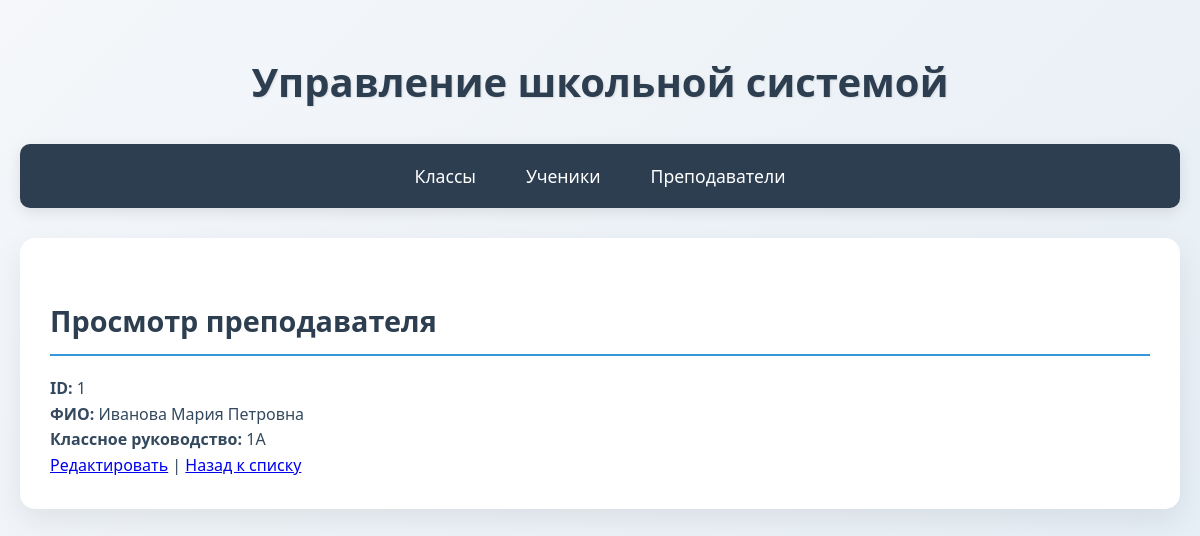
Page /?entity=teacher&action=show&id=1 on the committed database.
### tables this page shows
CREATE TABLE `teacher` (
  `teacher_id` int(11) NOT NULL,
  `class_id` int(11) DEFAULT NULL,
  `full_name` varchar(120) DEFAULT NULL
);

CREATE TABLE `class` (
  `class_id` int(11) NOT NULL,
  `grade` int(11) DEFAULT NULL,
  `letter` varchar(3) DEFAULT NULL
);

### model.php (called while the page is built, shortened)
<?php
$host = 'localhost';
$user = 'root';
$password = '';
$database = 'school';
$port = 3306;
function getDBConnection()
{
    global $host, $user, $password, $database, $port;
    $conn = new mysqli($host, $user, $password, $database, $port);
    $conn->set_charset("utf8mb4");
    return $conn;
}
function db_getById($table, $id)
{
    $conn = getDBConnection();
    $id_field = $table . '_id';
    $stmt = $conn->prepare("SELECT * FROM $table WHERE $id_field = ?");
    $stmt->bind_param("i", $id);
    $stmt->execute();
    $result = $stmt->get_result();
    $item = $result ? $result->fetch_assoc() : null;
    return $item;
}
?>

### views/teacher/show.php (the view)
<?php
$class = db_getById('class', $teacher['class_id']);
?>
<?php if (empty($teacher)): ?>
    <p class="error">Преподаватель не найден.</p>
<?php else: ?>
    <h2>Просмотр преподавателя</h2>
    <p><strong>ID:</strong> <?= $teacher['teacher_id'] ?></p>
    <p><strong>ФИО:</strong> <?= $teacher['full_name'] ?></p>
    <p><strong>Классное руководство:</strong> <?= $class ? $class['grade'] . $class['letter'] : 'Нет' ?></p>
    <p>
        <a href="?entity=teacher&action=edit&id=<?= $teacher['teacher_id'] ?>">Редактировать</a> |
        <a href="?entity=teacher&action=list">Назад к списку</a>
    </p>
<?php endif; ?>

### assets/style.css (style rules this page uses)
* { box-sizing: border-box; margin: 0; padding: 0; }
:root { --primary: #3498db; --secondary: #2ecc71; --accent: #e74c3c; --dark: #2c3e50; --light: #ecf0f1; --text: #34495e; --success: #27ae60; --warning: #f39c12; --error: #e74c3c; }
body { font-family: "Segoe UI", Tahoma, Geneva, Verdana, sans-serif; background: linear-gradient(135deg, #f5f7fa 0%, #e4edf5 100%); color: var(--text); line-height: 1.6; padding: 20px; min-height: 100vh; }
h1, h2, h3 { color: var(--dark); margin-bottom: 20px; font-weight: 600; }
h2 { font-size: 1.8rem; border-bottom: 2px solid var(--primary); padding-bottom: 10px; margin-top: 30px; }

### rows in the picture
teacher: teacher_id "1", full_name "Иванова Мария Петровна"
class: grade "1", letter "А"

### other values in the picture
$title "Классы"
$title "Ученики"
$title "Преподаватели"
